Frame 1 (no input): blank canvas, image omitted
Frame 60 (no input): blank canvas, image omitted
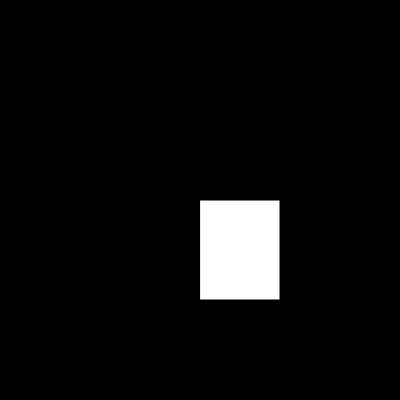
Frame 120 (the mouse pressed at the canvas centre since frame 60)

The p5.js sketch whose frames 1 and 60 were blank and that drew this single picture after the mouse press (run headless with seeded random() and noise() and a simulated clock; from frame 60 on, the mouse is pressed at the canvas centre):

// p5.js sketch
// ── sketch.js
let xPos;

function setup() {
  xPos = 0;
  createCanvas(400, 400);
  background(0);
}
function draw() {
}

function mousePressed() {
  drawBox(mouseX, mouseY);
}

function drawBox(x,y) {
  rect(x,y,80,100);
}
